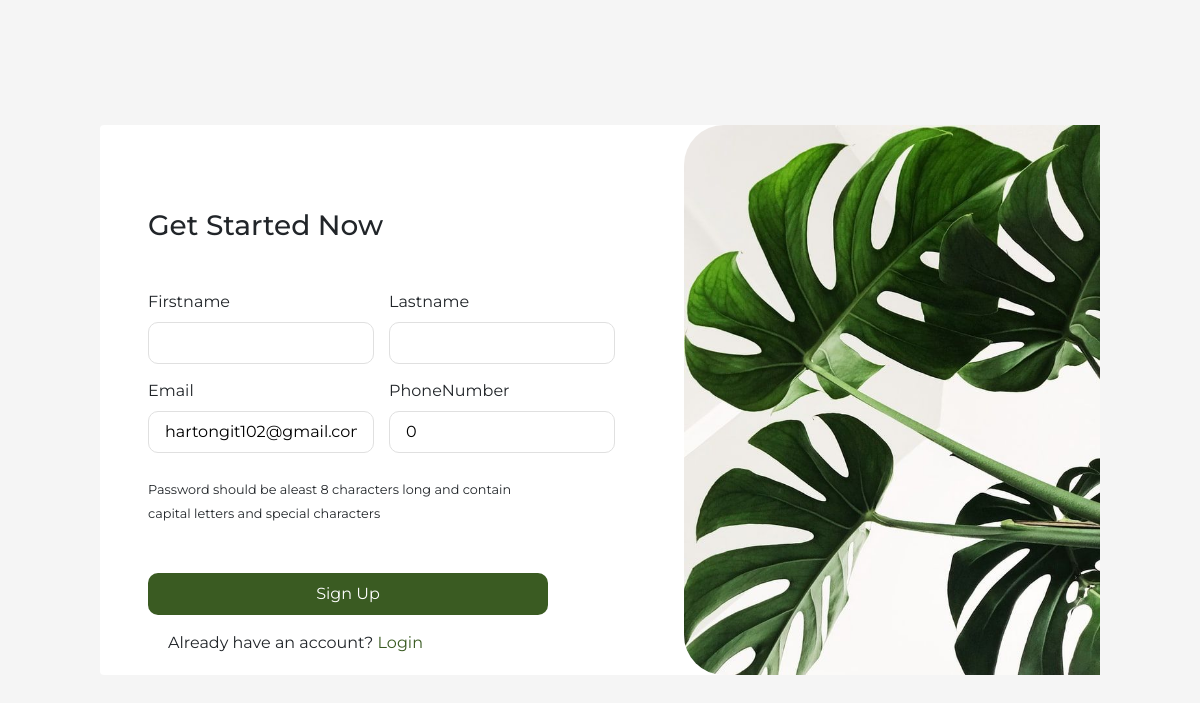
The app's page /update_profile/10/, older data.
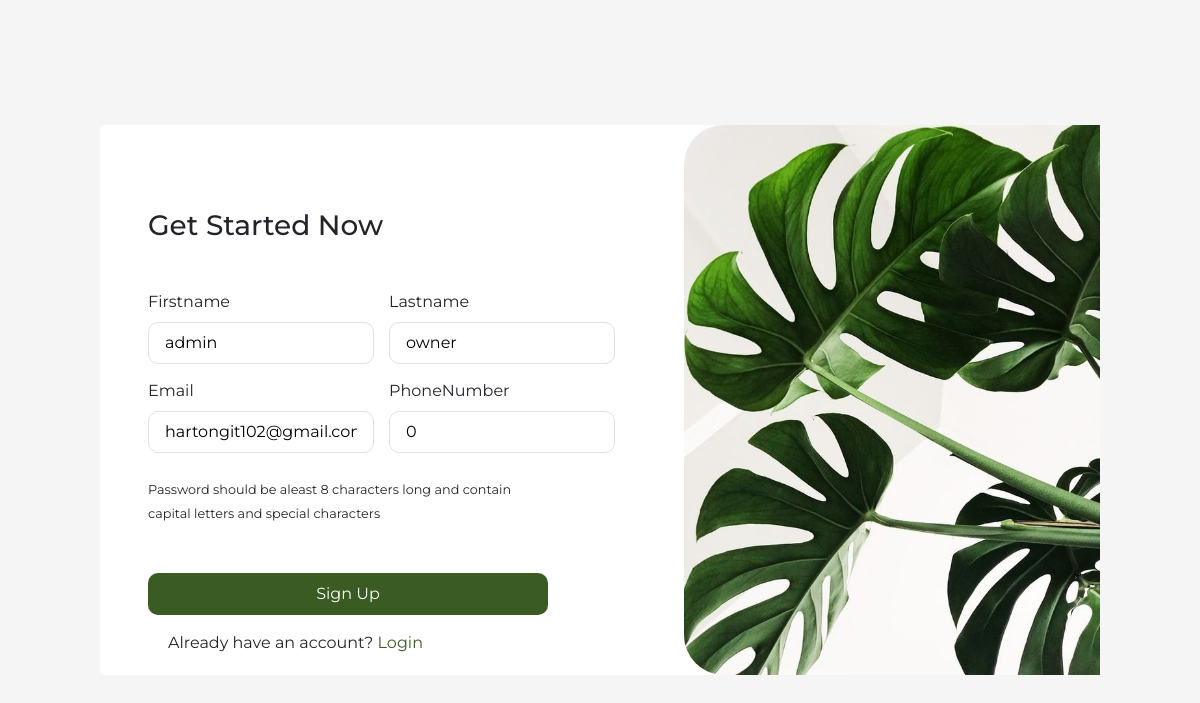
The same page, newer data.
### base/models.py (models this page shows)
class User(AbstractUser):
    username = models.CharField(max_length=150, unique=True)
    firstname = models.CharField(max_length = 200, default="")
    lastname = models.CharField(max_length = 200, default="")
    phoneNumber = models.IntegerField(default = 0)
    email = models.EmailField(unique=True, null=True)
    avatar = models.ImageField(null = True, default="avatar.svg")
    objects = CustomUserManager()
    USERNAME_FIELD = 'email'
    REQUIRED_FIELDS = ['username']

### base/views.py (the view, shortened to what this page needs)
# urls.py: path("update_profile/<str:pk>/", views.user_update_profile, name="update_profile"),
def user_update_profile (request, pk):
    user = User.objects.get(id = pk)
    form = UserUpdateForm(instance=user)
    message = ""
    context = { "form": form, "user": user }
    return render(request, "base/login_register.html", context)

### base/form.py
class UserUpdateForm(ModelForm):
    class Meta:
        model = User
        fields = ["firstname", "lastname", "email", "phoneNumber"]

### base/templates/base/login_register.html (shortened to what this page needs)
{% extends "main.html"%}
{% load static %}
{% block content %}
    <div class="container">
        <div class="sub-container d-flex mx-auto rounded bg-white">
            <div class="left-container d-flex flex-column justify-content-center px-3 w-100 px-md-5 w-md-auto">
                {% if page == "login" %}
                    <h3 class="my-5">Welcome back!</h3>
                    <form action="" method="POST">
                        {% csrf_token %}
                        <div class="d-flex flex-column my-4">
                            <label for="">Email address</label>
                            <input type="email" name="email" placeholder="tim@gmail.com">
                        </div>
                        <div class="d-flex flex-column my-4">
                            <label for="">Password</label>
                            <input type="password" name="password" placeholder="tim@123">
                        </div>
                        <button class="btn text-white w-100 py-2" type="submit">Sign In</button>
                        <div class="d-flex text-center my-3">Don't have an account? &nbsp;
                            <a href="{% url 'register' %}" >Register</a>
                        </div>
                    </form>
                {% else %}
                    {% if not request.user.is_authenticated %}
                        <h3 class="my-5">Get Started Now</h3>
                    {% endif %}
                    <form action="" method="POST">
                        <div class="sign_up_container">
                            {% for field in form %}
                                <div class="d-flex flex-column">
                                    <label for="">{{field.label}}</label>
                                    {{field}}
                                </div>
                            {% endfor %}
                        </div>
                        {% if not request.user.is_authenticated %}
                            <div class="py-4">
                                <small>Password should be aleast 8 characters long and contain capital letters and special characters</small>
                            </div>
                        {% endif %}
                        {% if not request.user.is_authenticated %}
                        <button class="btn text-white w-100 py-2 mb-3 mt-4" type="submit">Sign Up</button>
                        <div class="form-check text-start">
                            <div>Already have an account? <a href="{% url 'login' %}">Login</a></div>
                        </div>
                        {%else%}
                            <button class="btn text-white w-100 py-2 mt-5" type="submit">Update Profile</button>
                        {% endif %}
                    </form>
                {% endif %}
            </div>
            <div class="right-container plant_img_container d-none d-md-block">
               <img src="{% static 'plant.jpeg' %}">
            </div>
        </div>
    </div>
{% endblock %}

### templates/main.html (shortened to what this page needs)
<!DOCTYPE html>
{% load static %}
<html lang="en">
  <head>
     <link rel="stylesheet" href="https://stackpath.bootstrapcdn.com/bootstrap/4.4.1/css/bootstrap.min.css"
>
     <link rel="stylesheet" href="https://cdnjs.cloudflare.com/ajax/libs/font-awesome/4.7.0/css/font-awesome.min.css">
  </head>
  <body >
    <div class="container d-flex flex-direction-column justify-content-center align-items-center">
      {% block content %}
       {% endblock %}
    </div>
  </body>
</html>

### templates/main.html (style rules this page uses)
body { width: 100%; min-height: 100vh; display: flex; flex-direction: column; justify-content: center; align-items: center; font-family: 'Montserrat', sans-serif; background-color: #F5F5F5; }
.btn { background-color: #5c9e2d; }

### base/templates/base/login_register.html (style rules this page uses)
.sub-container { width: 1000px; max-width: 100%; }
.sub-container .left-container, .right-container { width: 50%; }
form { width: 400px; max-width: 100%; }
form input { padding: 0.5em 1em; border-radius: 10px; border: 1px solid #e0e0e0; }
form a { color: #3A5B22; }
form .btn { border-radius: 10px; background: #3A5B22; }
.container .plant_img_container { width: 100%; height: 550px; padding-left: 80px; }
.container .plant_img_container img { width: 100%; height: 100%; border-top-left-radius: 40px; border-bottom-left-radius: 40px; }
.sign_up_container { display: grid; gap: 15px; grid-template-columns: repeat(2, 1fr) }

Row changes from the older to the newer data that the page shows:
changed User "hartongit102@gmail.com": firstname (not shown) → "admin"; lastname (not shown) → "owner"
